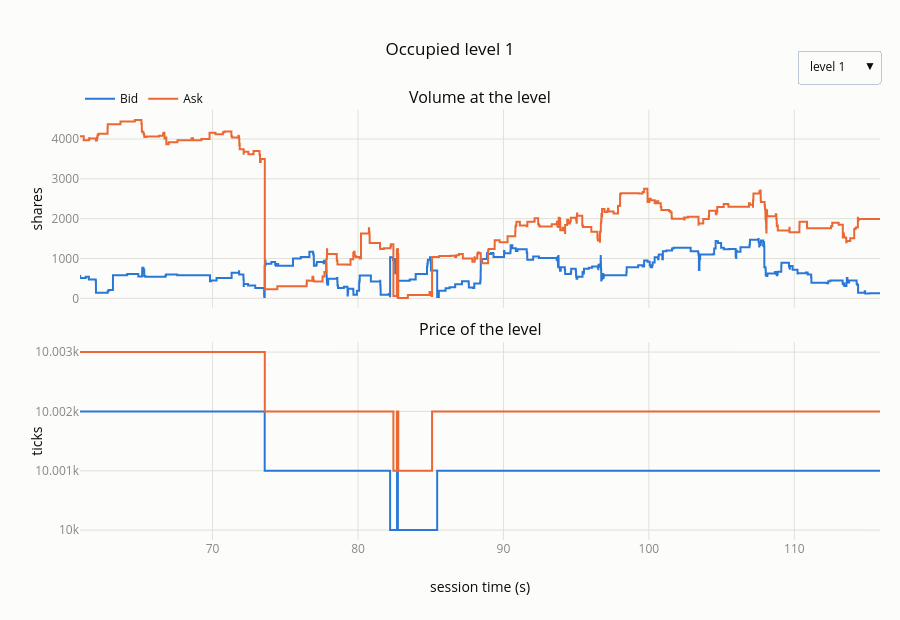

Notebook source saved alongside this figure:
### Markdown cell above
## 6. Queue evolution

The figure the strand is about. Pick a level from the dropdown: the **top panel** is the
volume resting at that level on each side, the **bottom panel** the price of that level.

Splitting by quantity rather than by side is what makes it readable — each panel compares
the two sides directly, and they share a time axis, so a queue draining above and a price
stepping below are visibly the same event. Colour encodes side and nothing else, so it
stays the same in both panels.

Watch the price panel: the two lines can never cross, and the distance between them is the
$n$-level spread, widening as you go deeper. Where a side has fewer than $n$ occupied
levels the line **breaks** — that level did not exist then. Drawing the padding literally
would put one point at $10^{10}$ and destroy the axis.

### Code cell
def level_figure(session, window):
    book, depth = session.lobster_book.iloc[window], session.reported_depth
    time_axis = book.index

    def series(side, kind, level, padding):
        price = book[f"{side}Price{level}"].to_numpy(dtype=float)
        values = book[f"{side}{kind}{level}"].to_numpy(dtype=float)
        # A padded level is absent, not zero-priced: NaN so the step line breaks.
        return np.where(price == padding, np.nan, values / (PRICE_UNIT if kind == "Price" else 1))

    figure = make_subplots(rows=2, cols=1, shared_xaxes=True, vertical_spacing=0.08,
                           subplot_titles=("Volume at the level", "Price of the level"))
    for level in range(1, depth + 1):
        visible = level == 1
        for row, kind in ((1, "Size"), (2, "Price")):
            for side, colour, padding in (("Bid", BID, frames.BID_PADDING), ("Ask", ASK, frames.ASK_PADDING)):
                figure.add_trace(
                    steps(time_axis, series(side, kind, level, padding), side, colour,
                          visible=visible, legendgroup=side, showlegend=(row == 1 and level == 1)),
                    row=row, col=1,
                )

    # One button per level; the mask spans every trace in the figure, four of them true.
    per_level = 4
    buttons = [
        dict(label=f"level {level}", method="update",
             args=[{"visible": [i // per_level == level - 1 for i in range(per_level * depth)]},
                   {"title": f"Occupied level {level}"}])
        for level in range(1, depth + 1)
    ]
    figure.update_layout(
        title="Occupied level 1",
        updatemenus=[dict(buttons=buttons, active=0, x=1.0, xanchor="right", y=1.14,
                          yanchor="top", showactive=True)],
        height=620, margin=dict(t=110, r=20),
        legend=dict(orientation="h", y=1.06, x=0),
    )
    figure.update_yaxes(title_text="shares", row=1, col=1)
    figure.update_yaxes(title_text="ticks", row=2, col=1)
    figure.update_xaxes(title_text="session time (s)", row=2, col=1)
    return figure

level_figure(session, WINDOW)

### Figure 1 — Plotly figure (JSON) as saved in the notebook; plotly's stock layout.template omitted (floating-point values rounded to 4 significant figures; data arrays with more than 128 entries replaced by an {"elided": "..."} marker saying what was removed)
{"data": [{"connectgaps": false, "legendgroup": "Bid", "line": {"color": "#2a78d6", "shape": "hv", "width": 2}, "mode": "lines", "name": "Bid", "showlegend": true, "type": "scatter", "visible": true, "x": {"elided": "1500 float values"}, "xaxis": "x", "y": {"elided": "1500 float values"}, "yaxis": "y"}, {"connectgaps": false, "legendgroup": "Ask", "line": {"color": "#eb6834", "shape": "hv", "width": 2}, "mode": "lines", "name": "Ask", "showlegend": true, "type": "scatter", "visible": true, "x": {"elided": "1500 float values"}, "xaxis": "x", "y": {"elided": "1500 float values"}, "yaxis": "y"}, {"connectgaps": false, "legendgroup": "Bid", "line": {"color": "#2a78d6", "shape": "hv", "width": 2}, "mode": "lines", "name": "Bid", "showlegend": false, "type": "scatter", "visible": true, "x": {"elided": "1500 float values"}, "xaxis": "x2", "y": {"elided": "1500 float values"}, "yaxis": "y2"}, {"connectgaps": false, "legendgroup": "Ask", "line": {"color": "#eb6834", "shape": "hv", "width": 2}, "mode": "lines", "name": "Ask", "showlegend": false, "type": "scatter", "visible": true, "x": {"elided": "1500 float values"}, "xaxis": "x2", "y": {"elided": "1500 float values"}, "yaxis": "y2"}, {"connectgaps": false, "legendgroup": "Bid", "line": {"color": "#2a78d6", "shape": "hv", "width": 2}, "mode": "lines", "name": "Bid", "showlegend": false, "type": "scatter", "visible": false, "x": {"elided": "1500 float values"}, "xaxis": "x", "y": {"elided": "1500 float values"}, "yaxis": "y"}, {"connectgaps": false, "legendgroup": "Ask", "line": {"color": "#eb6834", "shape": "hv", "width": 2}, "mode": "lines", "name": "Ask", "showlegend": false, "type": "scatter", "visible": false, "x": {"elided": "1500 float values"}, "xaxis": "x", "y": {"elided": "1500 float values"}, "yaxis": "y"}, {"connectgaps": false, "legendgroup": "Bid", "line": {"color": "#2a78d6", "shape": "hv", "width": 2}, "mode": "lines", "name": "Bid", "showlegend": false, "type": "scatter", "visible": false, "x": {"elided": "1500 float values"}, "xaxis": "x2", "y": {"elided": "1500 float values"}, "yaxis": "y2"}, {"connectgaps": false, "legendgroup": "Ask", "line": {"color": "#eb6834", "shape": "hv", "width": 2}, "mode": "lines", "name": "Ask", "showlegend": false, "type": "scatter", "visible": false, "x": {"elided": "1500 float values"}, "xaxis": "x2", "y": {"elided": "1500 float values"}, "yaxis": "y2"}, {"connectgaps": false, "legendgroup": "Bid", "line": {"color": "#2a78d6", "shape": "hv", "width": 2}, "mode": "lines", "name": "Bid", "showlegend": false, "type": "scatter", "visible": false, "x": {"elided": "1500 float values"}, "xaxis": "x", "y": {"elided": "1500 float values"}, "yaxis": "y"}, {"connectgaps": false, "legendgroup": "Ask", "line": {"color": "#eb6834", "shape": "hv", "width": 2}, "mode": "lines", "name": "Ask", "showlegend": false, "type": "scatter", "visible": false, "x": {"elided": "1500 float values"}, "xaxis": "x", "y": {"elided": "1500 float values"}, "yaxis": "y"}, {"connectgaps": false, "legendgroup": "Bid", "line": {"color": "#2a78d6", "shape": "hv", "width": 2}, "mode": "lines", "name": "Bid", "showlegend": false, "type": "scatter", "visible": false, "x": {"elided": "1500 float values"}, "xaxis": "x2", "y": {"elided": "1500 float values"}, "yaxis": "y2"}, {"connectgaps": false, "legendgroup": "Ask", "line": {"color": "#eb6834", "shape": "hv", "width": 2}, "mode": "lines", "name": "Ask", "showlegend": false, "type": "scatter", "visible": false, "x": {"elided": "1500 float values"}, "xaxis": "x2", "y": {"elided": "1500 float values"}, "yaxis": "y2"}, {"connectgaps": false, "legendgroup": "Bid", "line": {"color": "#2a78d6", "shape": "hv", "width": 2}, "mode": "lines", "name": "Bid", "showlegend": false, "type": "scatter", "visible": false, "x": {"elided": "1500 float values"}, "xaxis": "x", "y": {"elided": "1500 float values"}, "yaxis": "y"}, {"connectgaps": false, "legendgroup": "Ask", "line": {"color": "#eb6834", "shape": "hv", "width": 2}, "mode": "lines", "name": "Ask", "showlegend": false, "type": "scatter", "visible": false, "x": {"elided": "1500 float values"}, "xaxis": "x", "y": {"elided": "1500 float values"}, "yaxis": "y"}, {"connectgaps": false, "legendgroup": "Bid", "line": {"color": "#2a78d6", "shape": "hv", "width": 2}, "mode": "lines", "name": "Bid", "showlegend": false, "type": "scatter", "visible": false, "x": {"elided": "1500 float values"}, "xaxis": "x2", "y": {"elided": "1500 float values"}, "yaxis": "y2"}, {"connectgaps": false, "legendgroup": "Ask", "line": {"color": "#eb6834", "shape": "hv", "width": 2}, "mode": "lines", "name": "Ask", "showlegend": false, "type": "scatter", "visible": false, "x": {"elided": "1500 float values"}, "xaxis": "x2", "y": {"elided": "1500 float values"}, "yaxis": "y2"}, {"connectgaps": false, "legendgroup": "Bid", "line": {"color": "#2a78d6", "shape": "hv", "width": 2}, "mode": "lines", "name": "Bid", "showlegend": false, "type": "scatter", "visible": false, "x": {"elided": "1500 float values"}, "xaxis": "x", "y": {"elided": "1500 float values"}, "yaxis": "y"}, {"connectgaps": false, "legendgroup": "Ask", "line": {"color": "#eb6834", "shape": "hv", "width": 2}, "mode": "lines", "name": "Ask", "showlegend": false, "type": "scatter", "visible": false, "x": {"elided": "1500 float values"}, "xaxis": "x", "y": {"elided": "1500 float values"}, "yaxis": "y"}, {"connectgaps": false, "legendgroup": "Bid", "line": {"color": "#2a78d6", "shape": "hv", "width": 2}, "mode": "lines", "name": "Bid", "showlegend": false, "type": "scatter", "visible": false, "x": {"elided": "1500 float values"}, "xaxis": "x2", "y": {"elided": "1500 float values"}, "yaxis": "y2"}, {"connectgaps": false, "legendgroup": "Ask", "line": {"color": "#eb6834", "shape": "hv", "width": 2}, "mode": "lines", "name": "Ask", "showlegend": false, "type": "scatter", "visible": false, "x": {"elided": "1500 float values"}, "xaxis": "x2", "y": {"elided": "1500 float values"}, "yaxis": "y2"}, {"connectgaps": false, "legendgroup": "Bid", "line": {"color": "#2a78d6", "shape": "hv", "width": 2}, "mode": "lines", "name": "Bid", "showlegend": false, "type": "scatter", "visible": false, "x": {"elided": "1500 float values"}, "xaxis": "x", "y": {"elided": "1500 float values"}, "yaxis": "y"}, {"connectgaps": false, "legendgroup": "Ask", "line": {"color": "#eb6834", "shape": "hv", "width": 2}, "mode": "lines", "name": "Ask", "showlegend": false, "type": "scatter", "visible": false, "x": {"elided": "1500 float values"}, "xaxis": "x", "y": {"elided": "1500 float values"}, "yaxis": "y"}, {"connectgaps": false, "legendgroup": "Bid", "line": {"color": "#2a78d6", "shape": "hv", "width": 2}, "mode": "lines", "name": "Bid", "showlegend": false, "type": "scatter", "visible": false, "x": {"elided": "1500 float values"}, "xaxis": "x2", "y": {"elided": "1500 float values"}, "yaxis": "y2"}, {"connectgaps": false, "legendgroup": "Ask", "line": {"color": "#eb6834", "shape": "hv", "width": 2}, "mode": "lines", "name": "Ask", "showlegend": false, "type": "scatter", "visible": false, "x": {"elided": "1500 float values"}, "xaxis": "x2", "y": {"elided": "1500 float values"}, "yaxis": "y2"}, {"connectgaps": false, "legendgroup": "Bid", "line": {"color": "#2a78d6", "shape": "hv", "width": 2}, "mode": "lines", "name": "Bid", "showlegend": false, "type": "scatter", "visible": false, "x": {"elided": "1500 float values"}, "xaxis": "x", "y": {"elided": "1500 float values"}, "yaxis": "y"}, {"connectgaps": false, "legendgroup": "Ask", "line": {"color": "#eb6834", "shape": "hv", "width": 2}, "mode": "lines", "name": "Ask", "showlegend": false, "type": "scatter", "visible": false, "x": {"elided": "1500 float values"}, "xaxis": "x", "y": {"elided": "1500 float values"}, "yaxis": "y"}, {"connectgaps": false, "legendgroup": "Bid", "line": {"color": "#2a78d6", "shape": "hv", "width": 2}, "mode": "lines", "name": "Bid", "showlegend": false, "type": "scatter", "visible": false, "x": {"elided": "1500 float values"}, "xaxis": "x2", "y": {"elided": "1500 float values"}, "yaxis": "y2"}, {"connectgaps": false, "legendgroup": "Ask", "line": {"color": "#eb6834", "shape": "hv", "width": 2}, "mode": "lines", "name": "Ask", "showlegend": false, "type": "scatter", "visible": false, "x": {"elided": "1500 float values"}, "xaxis": "x2", "y": {"elided": "1500 float values"}, "yaxis": "y2"}, {"connectgaps": false, "legendgroup": "Bid", "line": {"color": "#2a78d6", "shape": "hv", "width": 2}, "mode": "lines", "name": "Bid", "showlegend": false, "type": "scatter", "visible": false, "x": {"elided": "1500 float values"}, "xaxis": "x", "y": {"elided": "1500 float values"}, "yaxis": "y"}, {"connectgaps": false, "legendgroup": "Ask", "line": {"color": "#eb6834", "shape": "hv", "width": 2}, "mode": "lines", "name": "Ask", "showlegend": false, "type": "scatter", "visible": false, "x": {"elided": "1500 float values"}, "xaxis": "x", "y": {"elided": "1500 float values"}, "yaxis": "y"}, {"connectgaps": false, "legendgroup": "Bid", "line": {"color": "#2a78d6", "shape": "hv", "width": 2}, "mode": "lines", "name": "Bid", "showlegend": false, "type": "scatter", "visible": false, "x": {"elided": "1500 float values"}, "xaxis": "x2", "y": {"elided": "1500 float values"}, "yaxis": "y2"}, {"connectgaps": false, "legendgroup": "Ask", "line": {"color": "#eb6834", "shape": "hv", "width": 2}, "mode": "lines", "name": "Ask", "showlegend": false, "type": "scatter", "visible": false, "x": {"elided": "1500 float values"}, "xaxis": "x2", "y": {"elided": "1500 float values"}, "yaxis": "y2"}, {"connectgaps": false, "legendgroup": "Bid", "line": {"color": "#2a78d6", "shape": "hv", "width": 2}, "mode": "lines", "name": "Bid", "showlegend": false, "type": "scatter", "visible": false, "x": {"elided": "1500 float values"}, "xaxis": "x", "y": {"elided": "1500 float values"}, "yaxis": "y"}, {"connectgaps": false, "legendgroup": "Ask", "line": {"color": "#eb6834", "shape": "hv", "width": 2}, "mode": "lines", "name": "Ask", "showlegend": false, "type": "scatter", "visible": false, "x": {"elided": "1500 float values"}, "xaxis": "x", "y": {"elided": "1500 float values"}, "yaxis": "y"}, {"connectgaps": false, "legendgroup": "Bid", "line": {"color": "#2a78d6", "shape": "hv", "width": 2}, "mode": "lines", "name": "Bid", "showlegend": false, "type": "scatter", "visible": false, "x": {"elided": "1500 float values"}, "xaxis": "x2", "y": {"elided": "1500 float values"}, "yaxis": "y2"}, {"connectgaps": false, "legendgroup": "Ask", "line": {"color": "#eb6834", "shape": "hv", "width": 2}, "mode": "lines", "name": "Ask", "showlegend": false, "type": "scatter", "visible": false, "x": {"elided": "1500 float values"}, "xaxis": "x2", "y": {"elided": "1500 float values"}, "yaxis": "y2"}, {"connectgaps": false, "legendgroup": "Bid", "line": {"color": "#2a78d6", "shape": "hv", "width": 2}, "mode": "lines", "name": "Bid", "showlegend": false, "type": "scatter", "visible": false, "x": {"elided": "1500 float values"}, "xaxis": "x", "y": {"elided": "1500 float values"}, "yaxis": "y"}, {"connectgaps": false, "legendgroup": "Ask", "line": {"color": "#eb6834", "shape": "hv", "width": 2}, "mode": "lines", "name": "Ask", "showlegend": false, "type": "scatter", "visible": false, "x": {"elided": "1500 float values"}, "xaxis": "x", "y": {"elided": "1500 float values"}, "yaxis": "y"}, {"connectgaps": false, "legendgroup": "Bid", "line": {"color": "#2a78d6", "shape": "hv", "width": 2}, "mode": "lines", "name": "Bid", "showlegend": false, "type": "scatter", "visible": false, "x": {"elided": "1500 float values"}, "xaxis": "x2", "y": {"elided": "1500 float values"}, "yaxis": "y2"}, {"connectgaps": false, "legendgroup": "Ask", "line": {"color": "#eb6834", "shape": "hv", "width": 2}, "mode": "lines", "name": "Ask", "showlegend": false, "type": "scatter", "visible": false, "x": {"elided": "1500 float values"}, "xaxis": "x2", "y": {"elided": "1500 float values"}, "yaxis": "y2"}], "layout": {"annotations": [{"font": {"size": 16}, "showarrow": false, "text": "Volume at the level", "x": 0.5, "xanchor": "center", "xref": "paper", "y": 1.0, "yanchor": "bottom", "yref": "paper"}, {"font": {"size": 16}, "showarrow": false, "text": "Price of the level", "x": 0.5, "xanchor": "center", "xref": "paper", "y": 0.46, "yanchor": "bottom", "yref": "paper"}], "height": 620, "legend": {"orientation": "h", "x": 0, "y": 1.06}, "margin": {"r": 20, "t": 110}, "title": {"text": "Occupied level 1"}, "updatemenus": [{"active": 0, "buttons": [{"args": [{"visible": [true, true, true, true, false, false, false, false, false, false, false, false, false, false, false, false, false, false, false, false, false, false, false, false, false, false, false, false, false, false, false, false, false, false, false, false, false, false, false, false]}, {"title": "Occupied level 1"}], "label": "level 1", "method": "update"}, {"args": [{"visible": [false, false, false, false, true, true, true, true, false, false, false, false, false, false, false, false, false, false, false, false, false, false, false, false, false, false, false, false, false, false, false, false, false, false, false, false, false, false, false, false]}, {"title": "Occupied level 2"}], "label": "level 2", "method": "update"}, {"args": [{"visible": [false, false, false, false, false, false, false, false, true, true, true, true, false, false, false, false, false, false, false, false, false, false, false, false, false, false, false, false, false, false, false, false, false, false, false, false, false, false, false, false]}, {"title": "Occupied level 3"}], "label": "level 3", "method": "update"}, {"args": [{"visible": [false, false, false, false, false, false, false, false, false, false, false, false, true, true, true, true, false, false, false, false, false, false, false, false, false, false, false, false, false, false, false, false, false, false, false, false, false, false, false, false]}, {"title": "Occupied level 4"}], "label": "level 4", "method": "update"}, {"args": [{"visible": [false, false, false, false, false, false, false, false, false, false, false, false, false, false, false, false, true, true, true, true, false, false, false, false, false, false, false, false, false, false, false, false, false, false, false, false, false, false, false, false]}, {"title": "Occupied level 5"}], "label": "level 5", "method": "update"}, {"args": [{"visible": [false, false, false, false, false, false, false, false, false, false, false, false, false, false, false, false, false, false, false, false, true, true, true, true, false, false, false, false, false, false, false, false, false, false, false, false, false, false, false, false]}, {"title": "Occupied level 6"}], "label": "level 6", "method": "update"}, {"args": [{"visible": [false, false, false, false, false, false, false, false, false, false, false, false, false, false, false, false, false, false, false, false, false, false, false, false, true, true, true, true, false, false, false, false, false, false, false, false, false, false, false, false]}, {"title": "Occupied level 7"}], "label": "level 7", "method": "update"}, {"args": [{"visible": [false, false, false, false, false, false, false, false, false, false, false, false, false, false, false, false, false, false, false, false, false, false, false, false, false, false, false, false, true, true, true, true, false, false, false, false, false, false, false, false]}, {"title": "Occupied level 8"}], "label": "level 8", "method": "update"}, {"args": [{"visible": [false, false, false, false, false, false, false, false, false, false, false, false, false, false, false, false, false, false, false, false, false, false, false, false, false, false, false, false, false, false, false, false, true, true, true, true, false, false, false, false]}, {"title": "Occupied level 9"}], "label": "level 9", "method": "update"}, {"args": [{"visible": [false, false, false, false, false, false, false, false, false, false, false, false, false, false, false, false, false, false, false, false, false, false, false, false, false, false, false, false, false, false, false, false, false, false, false, false, true, true, true, true]}, {"title": "Occupied level 10"}], "label": "level 10", "method": "update"}], "showactive": true, "x": 1.0, "xanchor": "right", "y": 1.14, "yanchor": "top"}], "xaxis": {"anchor": "y", "domain": [0.0, 1.0], "matches": "x2", "showticklabels": false}, "xaxis2": {"anchor": "y2", "domain": [0.0, 1.0], "title": {"text": "session time (s)"}}, "yaxis": {"anchor": "x", "domain": [0.54, 1.0], "title": {"text": "shares"}}, "yaxis2": {"anchor": "x2", "domain": [0.0, 0.46], "title": {"text": "ticks"}}}}
